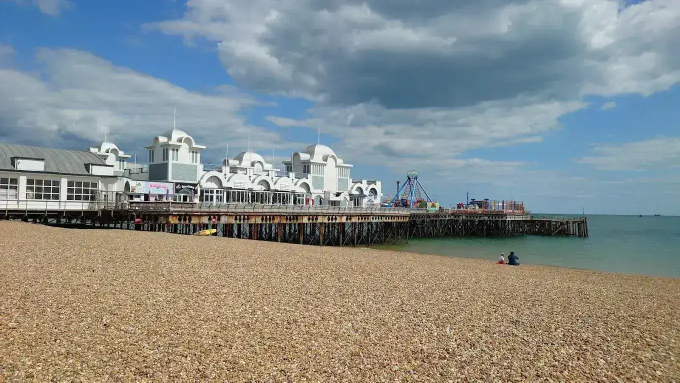
#> input picture assets/images/gaiety-bar-southsea.webp, 1360 x 765 px (shown at 1/2 size)
$ python optimize_images.py
#> lines starting #> are read from the running program, lines starting #| are printed output that depends on the picture
from pathlib import Path
from PIL import Image

ROOT = Path(__file__).resolve().parents[1]
IMG = ROOT / "assets" / "images"


def save_webp(source: Path, target: Path, width: int | None = None, quality: int = 72):
#> called with quality = 70
    with Image.open(source) as im:
#> im is the input picture: PIL image 1360x765 RGB; mean R, G, B 135.3, 141.4, 139
        im = im.convert("RGB")
        if width:
            ratio = width / im.width
            height = max(1, int(im.height * ratio))
            im = im.resize((width, height), Image.Resampling.LANCZOS)
        im.save(target, format="WEBP", quality=quality, method=6)


def main():
    gaiety = IMG / "gaiety-bar-southsea.webp"
    lucas = IMG / "lucas-ballingall.webp"

    save_webp(gaiety, gaiety, quality=70)
    save_webp(lucas, lucas, quality=74)
#> call 2 of save_webp, with quality = 74
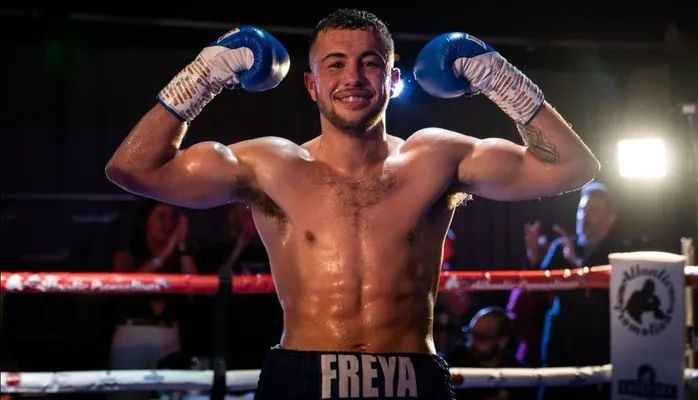
#> input picture assets/images/lucas-ballingall.webp, 698 x 400 px
#> in save_webp, im is the input picture: PIL image 698x400 RGB; mean R, G, B 67.8, 49.2, 50
    save_webp(lucas, IMG / "lucas-ballingall-436.webp", width=436, quality=74)
#> call 3 of save_webp, with width = 436, quality = 74
#> in save_webp (call 3), `im = im.resize((width, height), Image.Resampling.LANCZOS)`:
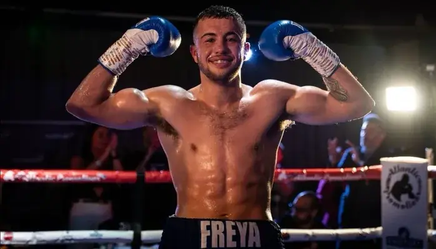
#> im: PIL image 436x249 RGB; mean R, G, B 67.6, 49.3, 49.8


if __name__ == "__main__":
    main()
